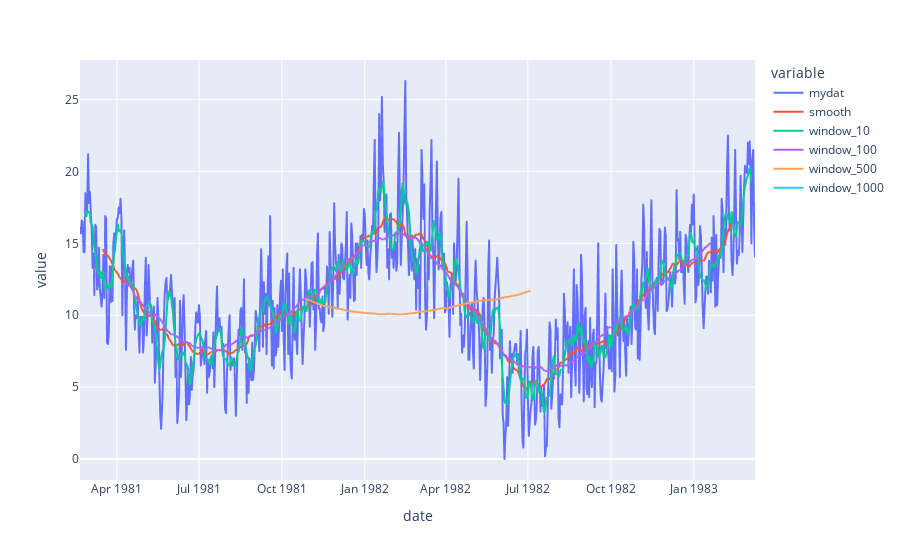

Notebook cell for this chart:
### Code cell
new_df = df.resample('D').mean()
display(new_df)
window_size = 10
new_df[f'window_{window_size}'] = new_df.iloc[:,0].rolling(window_size, center=True).mean()
new_df[f'window_{window_size*10}'] = new_df.iloc[:,0].rolling(window_size*10, center=True).mean()
new_df[f'window_{window_size*50}'] = new_df.iloc[:,0].rolling(window_size*50, center=True).mean()
new_df[f'window_{window_size*100}'] = new_df.iloc[:,0].rolling(window_size*100, center=True).mean()
plot_2 = px.line(new_df)
plot_2.show()

### Figure 1 — Plotly figure (JSON) as saved in the notebook; plotly's stock layout.template omitted (floating-point values rounded to 4 significant figures; data arrays with more than 128 entries replaced by an {"elided": "..."} marker saying what was removed)
{"data": [{"hovertemplate": "variable=mydat<br>date=%{x}<br>value=%{y}<extra></extra>", "legendgroup": "mydat", "line": {"color": "#636efa", "dash": "solid"}, "marker": {"symbol": "circle"}, "mode": "lines", "name": "mydat", "showlegend": true, "type": "scattergl", "x": {"elided": "750 str values"}, "xaxis": "x", "y": {"elided": "750 float values"}, "yaxis": "y"}, {"hovertemplate": "variable=smooth<br>date=%{x}<br>value=%{y}<extra></extra>", "legendgroup": "smooth", "line": {"color": "#EF553B", "dash": "solid"}, "marker": {"symbol": "circle"}, "mode": "lines", "name": "smooth", "showlegend": true, "type": "scattergl", "x": {"elided": "750 str values"}, "xaxis": "x", "y": {"elided": "750 float values"}, "yaxis": "y"}, {"hovertemplate": "variable=window_10<br>date=%{x}<br>value=%{y}<extra></extra>", "legendgroup": "window_10", "line": {"color": "#00cc96", "dash": "solid"}, "marker": {"symbol": "circle"}, "mode": "lines", "name": "window_10", "showlegend": true, "type": "scattergl", "x": {"elided": "750 str values"}, "xaxis": "x", "y": {"elided": "750 float values"}, "yaxis": "y"}, {"hovertemplate": "variable=window_100<br>date=%{x}<br>value=%{y}<extra></extra>", "legendgroup": "window_100", "line": {"color": "#ab63fa", "dash": "solid"}, "marker": {"symbol": "circle"}, "mode": "lines", "name": "window_100", "showlegend": true, "type": "scattergl", "x": {"elided": "750 str values"}, "xaxis": "x", "y": {"elided": "750 float values"}, "yaxis": "y"}, {"hovertemplate": "variable=window_500<br>date=%{x}<br>value=%{y}<extra></extra>", "legendgroup": "window_500", "line": {"color": "#FFA15A", "dash": "solid"}, "marker": {"symbol": "circle"}, "mode": "lines", "name": "window_500", "showlegend": true, "type": "scattergl", "x": {"elided": "750 str values"}, "xaxis": "x", "y": {"elided": "750 float values"}, "yaxis": "y"}, {"hovertemplate": "variable=window_1000<br>date=%{x}<br>value=%{y}<extra></extra>", "legendgroup": "window_1000", "line": {"color": "#19d3f3", "dash": "solid"}, "marker": {"symbol": "circle"}, "mode": "lines", "name": "window_1000", "showlegend": true, "type": "scattergl", "x": {"elided": "750 str values"}, "xaxis": "x", "y": {"elided": "750 null values"}, "yaxis": "y"}], "layout": {"legend": {"title": {"text": "variable"}, "tracegroupgap": 0}, "margin": {"t": 60}, "xaxis": {"anchor": "y", "domain": [0, 1], "title": {"text": "date"}}, "yaxis": {"anchor": "x", "domain": [0, 1], "title": {"text": "value"}}}}
